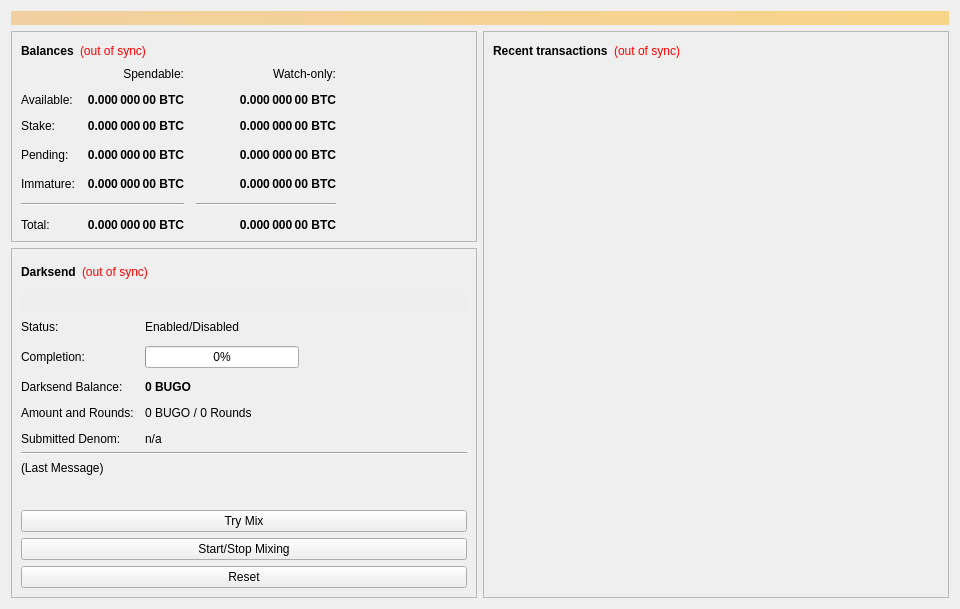
<?xml version="1.0" encoding="UTF-8"?>
<ui version="4.0">
 <class>OverviewPage</class>
 <widget class="QWidget" name="OverviewPage">
  <property name="geometry">
   <rect>
    <x>0</x>
    <y>0</y>
    <width>960</width>
    <height>594</height>
   </rect>
  </property>
  <property name="minimumSize">
   <size>
    <width>960</width>
    <height>0</height>
   </size>
  </property>
  <property name="windowTitle">
   <string>Form</string>
  </property>
  <layout class="QVBoxLayout" name="topLayout">
   <item>
    <widget class="QLabel" name="labelAlerts">
     <property name="visible">
      <bool>false</bool>
     </property>
     <property name="styleSheet">
      <string notr="true">background-color: qlineargradient(x1: 0, y1: 0, x2: 1, y2: 0, stop:0 #F0D0A0, stop:1 #F8D488); color:#000000;</string>
     </property>
     <property name="wordWrap">
      <bool>true</bool>
     </property>
     <property name="margin">
      <number>3</number>
     </property>
    </widget>
   </item>
   <item>
    <layout class="QHBoxLayout" name="horizontalLayout" stretch="1,1">
     <item>
      <layout class="QVBoxLayout" name="verticalLayout_2">
       <item>
        <widget class="QFrame" name="frame">
         <property name="frameShape">
          <enum>QFrame::StyledPanel</enum>
         </property>
         <property name="frameShadow">
          <enum>QFrame::Raised</enum>
         </property>
         <layout class="QVBoxLayout" name="verticalLayout_4">
          <item>
           <layout class="QHBoxLayout" name="horizontalLayout_4">
            <item>
             <widget class="QLabel" name="label_5">
              <property name="font">
               <font>
                <weight>75</weight>
                <bold>true</bold>
               </font>
              </property>
              <property name="text">
               <string>Balances</string>
              </property>
             </widget>
            </item>
            <item>
             <widget class="QLabel" name="labelWalletStatus">
              <property name="cursor">
               <cursorShape>WhatsThisCursor</cursorShape>
              </property>
              <property name="toolTip">
               <string>The displayed information may be out of date. Your wallet automatically synchronizes with the Bugo network after a connection is established, but this process has not completed yet.</string>
              </property>
              <property name="styleSheet">
               <string notr="true">QLabel { color: red; }</string>
              </property>
              <property name="text">
               <string notr="true">(out of sync)</string>
              </property>
              <property name="alignment">
               <set>Qt::AlignLeading|Qt::AlignLeft|Qt::AlignVCenter</set>
              </property>
             </widget>
            </item>
            <item>
             <spacer name="horizontalSpacer_3">
              <property name="orientation">
               <enum>Qt::Horizontal</enum>
              </property>
              <property name="sizeHint" stdset="0">
               <size>
                <width>40</width>
                <height>20</height>
               </size>
              </property>
             </spacer>
            </item>
           </layout>
          </item>
          <item>
           <layout class="QGridLayout" name="gridLayout">
            <property name="spacing">
             <number>12</number>
            </property>
            <item row="3" column="2">
             <widget class="QLabel" name="labelWatchPending">
              <property name="font">
               <font>
                <weight>75</weight>
                <bold>true</bold>
               </font>
              </property>
              <property name="cursor">
               <cursorShape>IBeamCursor</cursorShape>
              </property>
              <property name="toolTip">
               <string>Unconfirmed transactions to watch-only addresses</string>
              </property>
              <property name="text">
               <string notr="true">0.000 000 00 BTC</string>
              </property>
              <property name="alignment">
               <set>Qt::AlignRight|Qt::AlignTrailing|Qt::AlignVCenter</set>
              </property>
              <property name="textInteractionFlags">
               <set>Qt::LinksAccessibleByMouse|Qt::TextSelectableByKeyboard|Qt::TextSelectableByMouse</set>
              </property>
             </widget>
            </item>
            <item row="3" column="1">
             <widget class="QLabel" name="labelUnconfirmed">
              <property name="font">
               <font>
                <weight>75</weight>
                <bold>true</bold>
               </font>
              </property>
              <property name="cursor">
               <cursorShape>IBeamCursor</cursorShape>
              </property>
              <property name="toolTip">
               <string>Total of transactions that have yet to be confirmed, and do not yet count toward the spendable balance</string>
              </property>
              <property name="text">
               <string notr="true">0.000 000 00 BTC</string>
              </property>
              <property name="alignment">
               <set>Qt::AlignRight|Qt::AlignTrailing|Qt::AlignVCenter</set>
              </property>
              <property name="textInteractionFlags">
               <set>Qt::LinksAccessibleByMouse|Qt::TextSelectableByKeyboard|Qt::TextSelectableByMouse</set>
              </property>
             </widget>
            </item>
            <item row="4" column="2">
             <widget class="QLabel" name="labelWatchImmature">
              <property name="font">
               <font>
                <weight>75</weight>
                <bold>true</bold>
               </font>
              </property>
              <property name="cursor">
               <cursorShape>IBeamCursor</cursorShape>
              </property>
              <property name="toolTip">
               <string>Mined balance in watch-only addresses that has not yet matured</string>
              </property>
              <property name="text">
               <string notr="true">0.000 000 00 BTC</string>
              </property>
              <property name="alignment">
               <set>Qt::AlignRight|Qt::AlignTrailing|Qt::AlignVCenter</set>
              </property>
              <property name="textInteractionFlags">
               <set>Qt::LinksAccessibleByMouse|Qt::TextSelectableByKeyboard|Qt::TextSelectableByMouse</set>
              </property>
             </widget>
            </item>
            <item row="5" column="0" colspan="2">
             <widget class="Line" name="lineSpendableBalance">
              <property name="orientation">
               <enum>Qt::Horizontal</enum>
              </property>
             </widget>
            </item>
            <item row="5" column="2">
             <widget class="Line" name="lineWatchBalance">
              <property name="sizePolicy">
               <sizepolicy hsizetype="Preferred" vsizetype="Fixed">
                <horstretch>0</horstretch>
                <verstretch>0</verstretch>
               </sizepolicy>
              </property>
              <property name="minimumSize">
               <size>
                <width>140</width>
                <height>0</height>
               </size>
              </property>
              <property name="orientation">
               <enum>Qt::Horizontal</enum>
              </property>
             </widget>
            </item>
            <item row="6" column="0">
             <widget class="QLabel" name="labelTotalText">
              <property name="text">
               <string>Total:</string>
              </property>
             </widget>
            </item>
            <item row="4" column="1">
             <widget class="QLabel" name="labelImmature">
              <property name="font">
               <font>
                <weight>75</weight>
                <bold>true</bold>
               </font>
              </property>
              <property name="cursor">
               <cursorShape>IBeamCursor</cursorShape>
              </property>
              <property name="toolTip">
               <string>Mined balance that has not yet matured</string>
              </property>
              <property name="text">
               <string notr="true">0.000 000 00 BTC</string>
              </property>
              <property name="alignment">
               <set>Qt::AlignRight|Qt::AlignTrailing|Qt::AlignVCenter</set>
              </property>
              <property name="textInteractionFlags">
               <set>Qt::LinksAccessibleByMouse|Qt::TextSelectableByKeyboard|Qt::TextSelectableByMouse</set>
              </property>
             </widget>
            </item>
            <item row="3" column="3">
             <spacer name="horizontalSpacer_2">
              <property name="orientation">
               <enum>Qt::Horizontal</enum>
              </property>
              <property name="sizeHint" stdset="0">
               <size>
                <width>40</width>
                <height>20</height>
               </size>
              </property>
             </spacer>
            </item>
            <item row="4" column="0">
             <widget class="QLabel" name="labelImmatureText">
              <property name="text">
               <string>Immature:</string>
              </property>
             </widget>
            </item>
            <item row="6" column="1">
             <widget class="QLabel" name="labelTotal">
              <property name="font">
               <font>
                <weight>75</weight>
                <bold>true</bold>
               </font>
              </property>
              <property name="cursor">
               <cursorShape>IBeamCursor</cursorShape>
              </property>
              <property name="toolTip">
               <string>Your current total balance</string>
              </property>
              <property name="text">
               <string notr="true">0.000 000 00 BTC</string>
              </property>
              <property name="alignment">
               <set>Qt::AlignRight|Qt::AlignTrailing|Qt::AlignVCenter</set>
              </property>
              <property name="textInteractionFlags">
               <set>Qt::LinksAccessibleByMouse|Qt::TextSelectableByKeyboard|Qt::TextSelectableByMouse</set>
              </property>
             </widget>
            </item>
            <item row="6" column="2">
             <widget class="QLabel" name="labelWatchTotal">
              <property name="font">
               <font>
                <weight>75</weight>
                <bold>true</bold>
               </font>
              </property>
              <property name="cursor">
               <cursorShape>IBeamCursor</cursorShape>
              </property>
              <property name="toolTip">
               <string>Current total balance in watch-only addresses</string>
              </property>
              <property name="text">
               <string notr="true">0.000 000 00 BTC</string>
              </property>
              <property name="alignment">
               <set>Qt::AlignRight|Qt::AlignTrailing|Qt::AlignVCenter</set>
              </property>
              <property name="textInteractionFlags">
               <set>Qt::LinksAccessibleByMouse|Qt::TextSelectableByKeyboard|Qt::TextSelectableByMouse</set>
              </property>
             </widget>
            </item>
            <item row="0" column="2">
             <widget class="QLabel" name="labelWatchonly">
              <property name="text">
               <string>Watch-only:</string>
              </property>
              <property name="alignment">
               <set>Qt::AlignRight|Qt::AlignTrailing|Qt::AlignVCenter</set>
              </property>
             </widget>
            </item>
            <item row="1" column="0">
             <widget class="QLabel" name="labelBalanceText">
              <property name="text">
               <string>Available:</string>
              </property>
             </widget>
            </item>
            <item row="1" column="1">
             <widget class="QLabel" name="labelBalance">
              <property name="font">
               <font>
                <weight>75</weight>
                <bold>true</bold>
               </font>
              </property>
              <property name="cursor">
               <cursorShape>IBeamCursor</cursorShape>
              </property>
              <property name="toolTip">
               <string>Your current spendable balance</string>
              </property>
              <property name="text">
               <string notr="true">0.000 000 00 BTC</string>
              </property>
              <property name="alignment">
               <set>Qt::AlignRight|Qt::AlignTrailing|Qt::AlignVCenter</set>
              </property>
              <property name="textInteractionFlags">
               <set>Qt::LinksAccessibleByMouse|Qt::TextSelectableByKeyboard|Qt::TextSelectableByMouse</set>
              </property>
             </widget>
            </item>
            <item row="2" column="0">
             <widget class="QLabel" name="label_10">
              <property name="text">
               <string>Stake:</string>
              </property>
             </widget>
            </item>
            <item row="2" column="1">
             <widget class="QLabel" name="labelStake">
              <property name="font">
               <font>
                <weight>75</weight>
                <bold>true</bold>
               </font>
              </property>
              <property name="cursor">
               <cursorShape>IBeamCursor</cursorShape>
              </property>
              <property name="toolTip">
               <string>Total of coins that was staked, and do not yet count toward the current balance</string>
              </property>
              <property name="text">
               <string notr="true">0.000 000 00 BTC</string>
              </property>
              <property name="alignment">
               <set>Qt::AlignRight|Qt::AlignTrailing|Qt::AlignVCenter</set>
              </property>
              <property name="textInteractionFlags">
               <set>Qt::LinksAccessibleByMouse|Qt::TextSelectableByKeyboard|Qt::TextSelectableByMouse</set>
              </property>
             </widget>
            </item>
            <item row="2" column="2">
             <widget class="QLabel" name="labelWatchStake">
              <property name="font">
               <font>
                <weight>75</weight>
                <bold>true</bold>
               </font>
              </property>
              <property name="cursor">
               <cursorShape>IBeamCursor</cursorShape>
              </property>
              <property name="toolTip">
               <string>Total of coins that was staked in watch-only addresses, and do not yet count toward the current watch-only balance</string>
              </property>
              <property name="text">
               <string notr="true">0.000 000 00 BTC</string>
              </property>
              <property name="alignment">
               <set>Qt::AlignRight|Qt::AlignTrailing|Qt::AlignVCenter</set>
              </property>
              <property name="textInteractionFlags">
               <set>Qt::LinksAccessibleByMouse|Qt::TextSelectableByKeyboard|Qt::TextSelectableByMouse</set>
              </property>
             </widget>
            </item>
            <item row="1" column="2">
             <widget class="QLabel" name="labelWatchAvailable">
              <property name="font">
               <font>
                <weight>75</weight>
                <bold>true</bold>
               </font>
              </property>
              <property name="cursor">
               <cursorShape>IBeamCursor</cursorShape>
              </property>
              <property name="toolTip">
               <string>Your current balance in watch-only addresses</string>
              </property>
              <property name="text">
               <string notr="true">0.000 000 00 BTC</string>
              </property>
              <property name="alignment">
               <set>Qt::AlignRight|Qt::AlignTrailing|Qt::AlignVCenter</set>
              </property>
              <property name="textInteractionFlags">
               <set>Qt::LinksAccessibleByMouse|Qt::TextSelectableByKeyboard|Qt::TextSelectableByMouse</set>
              </property>
             </widget>
            </item>
            <item row="3" column="0">
             <widget class="QLabel" name="labelPendingText">
              <property name="text">
               <string>Pending:</string>
              </property>
             </widget>
            </item>
            <item row="0" column="1">
             <widget class="QLabel" name="labelSpendable">
              <property name="text">
               <string>Spendable:</string>
              </property>
              <property name="alignment">
               <set>Qt::AlignRight|Qt::AlignTrailing|Qt::AlignVCenter</set>
              </property>
             </widget>
            </item>
           </layout>
          </item>
         </layout>
        </widget>
       </item>
       <item>
        <widget class="QFrame" name="frameDarksend">
         <property name="sizePolicy">
          <sizepolicy hsizetype="Expanding" vsizetype="Expanding">
           <horstretch>0</horstretch>
           <verstretch>0</verstretch>
          </sizepolicy>
         </property>
         <property name="minimumSize">
          <size>
           <width>0</width>
           <height>350</height>
          </size>
         </property>
         <property name="layoutDirection">
          <enum>Qt::LeftToRight</enum>
         </property>
         <property name="frameShape">
          <enum>QFrame::StyledPanel</enum>
         </property>
         <property name="frameShadow">
          <enum>QFrame::Raised</enum>
         </property>
         <layout class="QVBoxLayout" name="verticalLayout_5">
          <item>
           <layout class="QHBoxLayout" name="horizontalLayout_5">
            <item>
             <widget class="QLabel" name="label_2">
              <property name="font">
               <font>
                <weight>75</weight>
                <bold>true</bold>
               </font>
              </property>
              <property name="text">
               <string>Darksend</string>
              </property>
             </widget>
            </item>
            <item>
             <widget class="QLabel" name="labelDarksendSyncStatus">
              <property name="toolTip">
               <string>The displayed information may be out of date. Your wallet automatically synchronizes with the Bugo network after a connection is established, but this process has not completed yet.</string>
              </property>
              <property name="styleSheet">
               <string notr="true">QLabel { color: red; }</string>
              </property>
              <property name="text">
               <string notr="true">(out of sync)</string>
              </property>
              <property name="alignment">
               <set>Qt::AlignLeading|Qt::AlignLeft|Qt::AlignVCenter</set>
              </property>
             </widget>
            </item>
            <item>
             <spacer name="horizontalSpacer_4">
              <property name="orientation">
               <enum>Qt::Horizontal</enum>
              </property>
              <property name="sizeHint" stdset="0">
               <size>
                <width>40</width>
                <height>20</height>
               </size>
              </property>
             </spacer>
            </item>
           </layout>
          </item>
          <item>
           <widget class="QPushButton" name="runAutoDenom">
            <property name="palette">
             <palette>
              <active>
               <colorrole role="WindowText">
                <brush brushstyle="SolidPattern">
                 <color alpha="255">
                  <red>0</red>
                  <green>0</green>
                  <blue>0</blue>
                 </color>
                </brush>
               </colorrole>
               <colorrole role="Button">
                <brush brushstyle="SolidPattern">
                 <color alpha="255">
                  <red>239</red>
                  <green>238</green>
                  <blue>238</blue>
                 </color>
                </brush>
               </colorrole>
               <colorrole role="Light">
                <brush brushstyle="SolidPattern">
                 <color alpha="255">
                  <red>255</red>
                  <green>255</green>
                  <blue>255</blue>
                 </color>
                </brush>
               </colorrole>
               <colorrole role="Midlight">
                <brush brushstyle="SolidPattern">
                 <color alpha="255">
                  <red>247</red>
                  <green>246</green>
                  <blue>246</blue>
                 </color>
                </brush>
               </colorrole>
               <colorrole role="Dark">
                <brush brushstyle="SolidPattern">
                 <color alpha="255">
                  <red>119</red>
                  <green>119</green>
                  <blue>119</blue>
                 </color>
                </brush>
               </colorrole>
               <colorrole role="Mid">
                <brush brushstyle="SolidPattern">
                 <color alpha="255">
                  <red>159</red>
                  <green>159</green>
                  <blue>159</blue>
                 </color>
                </brush>
               </colorrole>
               <colorrole role="Text">
                <brush brushstyle="SolidPattern">
                 <color alpha="255">
                  <red>0</red>
                  <green>0</green>
                  <blue>0</blue>
                 </color>
                </brush>
               </colorrole>
               <colorrole role="BrightText">
                <brush brushstyle="SolidPattern">
                 <color alpha="255">
                  <red>255</red>
                  <green>255</green>
                  <blue>255</blue>
                 </color>
                </brush>
               </colorrole>
               <colorrole role="ButtonText">
                <brush brushstyle="SolidPattern">
                 <color alpha="255">
                  <red>0</red>
                  <green>0</green>
                  <blue>0</blue>
                 </color>
                </brush>
               </colorrole>
               <colorrole role="Base">
                <brush brushstyle="SolidPattern">
                 <color alpha="255">
                  <red>255</red>
                  <green>255</green>
                  <blue>255</blue>
                 </color>
                </brush>
               </colorrole>
               <colorrole role="Window">
                <brush brushstyle="SolidPattern">
                 <color alpha="255">
                  <red>239</red>
                  <green>238</green>
                  <blue>238</blue>
                 </color>
                </brush>
               </colorrole>
               <colorrole role="Shadow">
                <brush brushstyle="SolidPattern">
                 <color alpha="255">
                  <red>0</red>
                  <green>0</green>
                  <blue>0</blue>
                 </color>
                </brush>
               </colorrole>
               <colorrole role="AlternateBase">
                <brush brushstyle="SolidPattern">
                 <color alpha="255">
                  <red>247</red>
                  <green>246</green>
                  <blue>246</blue>
                 </color>
                </brush>
               </colorrole>
               <colorrole role="ToolTipBase">
                <brush brushstyle="SolidPattern">
                 <color alpha="255">
                  <red>255</red>
                  <green>255</green>
                  <blue>220</blue>
                 </color>
                </brush>
               </colorrole>
               <colorrole role="ToolTipText">
                <brush brushstyle="SolidPattern">
                 <color alpha="255">
                  <red>0</red>
                  <green>0</green>
                  <blue>0</blue>
                 </color>
                </brush>
               </colorrole>
              </active>
              <inactive>
               <colorrole role="WindowText">
                <brush brushstyle="SolidPattern">
                 <color alpha="255">
                  <red>0</red>
                  <green>0</green>
                  <blue>0</blue>
                 </color>
                </brush>
               </colorrole>
               <colorrole role="Button">
                <brush brushstyle="SolidPattern">
                 <color alpha="255">
                  <red>239</red>
                  <green>238</green>
                  <blue>238</blue>
                 </color>
                </brush>
               </colorrole>
               <colorrole role="Light">
                <brush brushstyle="SolidPattern">
                 <color alpha="255">
                  <red>255</red>
                  <green>255</green>
                  <blue>255</blue>
                 </color>
                </brush>
               </colorrole>
               <colorrole role="Midlight">
                <brush brushstyle="SolidPattern">
                 <color alpha="255">
                  <red>247</red>
                  <green>246</green>
                  <blue>246</blue>
                 </color>
                </brush>
               </colorrole>
               <colorrole role="Dark">
                <brush brushstyle="SolidPattern">
                 <color alpha="255">
                  <red>119</red>
                  <green>119</green>
                  <blue>119</blue>
                 </color>
                </brush>
               </colorrole>
               <colorrole role="Mid">
                <brush brushstyle="SolidPattern">
                 <color alpha="255">
                  <red>159</red>
                  <green>159</green>
                  <blue>159</blue>
                 </color>
                </brush>
               </colorrole>
               <colorrole role="Text">
                <brush brushstyle="SolidPattern">
                 <color alpha="255">
                  <red>0</red>
                  <green>0</green>
                  <blue>0</blue>
                 </color>
                </brush>
               </colorrole>
               <colorrole role="BrightText">
                <brush brushstyle="SolidPattern">
                 <color alpha="255">
                  <red>255</red>
                  <green>255</green>
                  <blue>255</blue>
                 </color>
                </brush>
               </colorrole>
               <colorrole role="ButtonText">
                <brush brushstyle="SolidPattern">
                 <color alpha="255">
                  <red>0</red>
                  <green>0</green>
                  <blue>0</blue>
                 </color>
                </brush>
               </colorrole>
               <colorrole role="Base">
                <brush brushstyle="SolidPattern">
                 <color alpha="255">
                  <red>255</red>
                  <green>255</green>
                  <blue>255</blue>
                 </color>
                </brush>
               </colorrole>
               <colorrole role="Window">
                <brush brushstyle="SolidPattern">
                 <color alpha="255">
                  <red>239</red>
                  <green>238</green>
                  <blue>238</blue>
                 </color>
                </brush>
               </colorrole>
               <colorrole role="Shadow">
                <brush brushstyle="SolidPattern">
                 <color alpha="255">
                  <red>0</red>
                  <green>0</green>
                  <blue>0</blue>
                 </color>
                </brush>
               </colorrole>
               <colorrole role="AlternateBase">
                <brush brushstyle="SolidPattern">
                 <color alpha="255">
                  <red>247</red>
                  <green>246</green>
                  <blue>246</blue>
                 </color>
                </brush>
               </colorrole>
               <colorrole role="ToolTipBase">
                <brush brushstyle="SolidPattern">
                 <color alpha="255">
                  <red>255</red>
                  <green>255</green>
                  <blue>220</blue>
                 </color>
                </brush>
               </colorrole>
               <colorrole role="ToolTipText">
                <brush brushstyle="SolidPattern">
                 <color alpha="255">
                  <red>0</red>
                  <green>0</green>
                  <blue>0</blue>
                 </color>
                </brush>
               </colorrole>
              </inactive>
              <disabled>
               <colorrole role="WindowText">
                <brush brushstyle="SolidPattern">
                 <color alpha="255">
                  <red>119</red>
                  <green>119</green>
                  <blue>119</blue>
                 </color>
                </brush>
               </colorrole>
               <colorrole role="Button">
                <brush brushstyle="SolidPattern">
                 <color alpha="255">
                  <red>239</red>
                  <green>238</green>
                  <blue>238</blue>
                 </color>
                </brush>
               </colorrole>
               <colorrole role="Light">
                <brush brushstyle="SolidPattern">
                 <color alpha="255">
                  <red>255</red>
                  <green>255</green>
                  <blue>255</blue>
                 </color>
                </brush>
               </colorrole>
               <colorrole role="Midlight">
                <brush brushstyle="SolidPattern">
                 <color alpha="255">
                  <red>247</red>
                  <green>246</green>
                  <blue>246</blue>
                 </color>
                </brush>
               </colorrole>
               <colorrole role="Dark">
                <brush brushstyle="SolidPattern">
                 <color alpha="255">
                  <red>119</red>
                  <green>119</green>
                  <blue>119</blue>
                 </color>
                </brush>
               </colorrole>
               <colorrole role="Mid">
                <brush brushstyle="SolidPattern">
                 <color alpha="255">
                  <red>159</red>
                  <green>159</green>
                  <blue>159</blue>
                 </color>
                </brush>
               </colorrole>
               <colorrole role="Text">
                <brush brushstyle="SolidPattern">
                 <color alpha="255">
                  <red>119</red>
                  <green>119</green>
                  <blue>119</blue>
                 </color>
                </brush>
               </colorrole>
               <colorrole role="BrightText">
                <brush brushstyle="SolidPattern">
                 <color alpha="255">
                  <red>255</red>
                  <green>255</green>
                  <blue>255</blue>
                 </color>
                </brush>
               </colorrole>
               <colorrole role="ButtonText">
                <brush brushstyle="SolidPattern">
                 <color alpha="255">
                  <red>119</red>
                  <green>119</green>
                  <blue>119</blue>
                 </color>
                </brush>
               </colorrole>
               <colorrole role="Base">
                <brush brushstyle="SolidPattern">
                 <color alpha="255">
                  <red>239</red>
                  <green>238</green>
                  <blue>238</blue>
                 </color>
                </brush>
               </colorrole>
               <colorrole role="Window">
                <brush brushstyle="SolidPattern">
                 <color alpha="255">
                  <red>239</red>
                  <green>238</green>
                  <blue>238</blue>
                 </color>
                </brush>
               </colorrole>
               <colorrole role="Shadow">
                <brush brushstyle="SolidPattern">
                 <color alpha="255">
                  <red>0</red>
                  <green>0</green>
                  <blue>0</blue>
                 </color>
                </brush>
               </colorrole>
               <colorrole role="AlternateBase">
                <brush brushstyle="SolidPattern">
                 <color alpha="255">
                  <red>239</red>
                  <green>238</green>
                  <blue>238</blue>
                 </color>
                </brush>
               </colorrole>
               <colorrole role="ToolTipBase">
                <brush brushstyle="SolidPattern">
                 <color alpha="255">
                  <red>255</red>
                  <green>255</green>
                  <blue>220</blue>
                 </color>
                </brush>
               </colorrole>
               <colorrole role="ToolTipText">
                <brush brushstyle="SolidPattern">
                 <color alpha="255">
                  <red>0</red>
                  <green>0</green>
                  <blue>0</blue>
                 </color>
                </brush>
               </colorrole>
              </disabled>
             </palette>
            </property>
            <property name="focusPolicy">
             <enum>Qt::NoFocus</enum>
            </property>
            <property name="autoFillBackground">
             <bool>true</bool>
            </property>
            <property name="text">
             <string/>
            </property>
            <property name="flat">
             <bool>true</bool>
            </property>
           </widget>
          </item>
          <item>
           <layout class="QFormLayout" name="formLayout">
            <property name="fieldGrowthPolicy">
             <enum>QFormLayout::AllNonFixedFieldsGrow</enum>
            </property>
            <property name="horizontalSpacing">
             <number>11</number>
            </property>
            <property name="verticalSpacing">
             <number>12</number>
            </property>
            <item row="0" column="0">
             <widget class="QLabel" name="label_6">
              <property name="text">
               <string>Status:</string>
              </property>
             </widget>
            </item>
            <item row="1" column="0">
             <widget class="QLabel" name="label_7">
              <property name="text">
               <string>Completion:</string>
              </property>
             </widget>
            </item>
            <item row="1" column="1">
             <widget class="QProgressBar" name="darksendProgress">
              <property name="maximumSize">
               <size>
                <width>154</width>
                <height>16777215</height>
               </size>
              </property>
              <property name="value">
               <number>0</number>
              </property>
             </widget>
            </item>
            <item row="3" column="0">
             <widget class="QLabel" name="labelAnonymizedText">
              <property name="text">
               <string>Darksend Balance:</string>
              </property>
             </widget>
            </item>
            <item row="3" column="1">
             <widget class="QLabel" name="labelAnonymized">
              <property name="font">
               <font>
                <weight>75</weight>
                <bold>true</bold>
               </font>
              </property>
              <property name="text">
               <string notr="true">0 BUGO</string>
              </property>
             </widget>
            </item>
            <item row="4" column="0">
             <widget class="QLabel" name="label_8">
              <property name="text">
               <string>Amount and Rounds:</string>
              </property>
             </widget>
            </item>
            <item row="4" column="1">
             <widget class="QLabel" name="labelAmountRounds">
              <property name="text">
               <string>0 BUGO / 0 Rounds</string>
              </property>
             </widget>
            </item>
            <item row="5" column="0">
             <widget class="QLabel" name="label_9">
              <property name="text">
               <string>Submitted Denom:</string>
              </property>
             </widget>
            </item>
            <item row="5" column="1">
             <widget class="QLabel" name="labelSubmittedDenom">
              <property name="toolTip">
               <string>The denominations you submitted to the Masternode.&lt;br&gt;To mix, other users must submit the exact same denominations.</string>
              </property>
              <property name="text">
               <string>n/a</string>
              </property>
             </widget>
            </item>
            <item row="0" column="1">
             <widget class="QLabel" name="darksendEnabled">
              <property name="text">
               <string>Enabled/Disabled</string>
              </property>
             </widget>
            </item>
           </layout>
          </item>
          <item>
           <widget class="Line" name="lineLastMessage">
            <property name="orientation">
             <enum>Qt::Horizontal</enum>
            </property>
           </widget>
          </item>
          <item>
           <widget class="QLabel" name="darksendStatus">
            <property name="minimumSize">
             <size>
              <width>288</width>
              <height>43</height>
             </size>
            </property>
            <property name="text">
             <string>(Last Message)</string>
            </property>
            <property name="alignment">
             <set>Qt::AlignLeading|Qt::AlignLeft|Qt::AlignTop</set>
            </property>
            <property name="wordWrap">
             <bool>true</bool>
            </property>
           </widget>
          </item>
          <item>
           <widget class="QPushButton" name="darksendAuto">
            <property name="sizePolicy">
             <sizepolicy hsizetype="MinimumExpanding" vsizetype="Fixed">
              <horstretch>0</horstretch>
              <verstretch>0</verstretch>
             </sizepolicy>
            </property>
            <property name="toolTip">
             <string>Try to manually submit a Darksend request.</string>
            </property>
            <property name="text">
             <string>Try Mix</string>
            </property>
           </widget>
          </item>
          <item>
           <widget class="QPushButton" name="toggleDarksend">
            <property name="sizePolicy">
             <sizepolicy hsizetype="MinimumExpanding" vsizetype="Fixed">
              <horstretch>0</horstretch>
              <verstretch>0</verstretch>
             </sizepolicy>
            </property>
            <property name="text">
             <string>Start/Stop Mixing</string>
            </property>
           </widget>
          </item>
          <item>
           <widget class="QPushButton" name="darksendReset">
            <property name="sizePolicy">
             <sizepolicy hsizetype="MinimumExpanding" vsizetype="Fixed">
              <horstretch>0</horstretch>
              <verstretch>0</verstretch>
             </sizepolicy>
            </property>
            <property name="toolTip">
             <string>Reset the current status of Darksend (can interrupt Darksend if it's in the process of Mixing, which can cost you money!)</string>
            </property>
            <property name="autoFillBackground">
             <bool>false</bool>
            </property>
            <property name="text">
             <string>Reset</string>
            </property>
           </widget>
          </item>
         </layout>
        </widget>
       </item>
       <item>
        <spacer name="verticalSpacer">
         <property name="orientation">
          <enum>Qt::Vertical</enum>
         </property>
         <property name="sizeHint" stdset="0">
          <size>
           <width>20</width>
           <height>40</height>
          </size>
         </property>
        </spacer>
       </item>
      </layout>
     </item>
     <item>
      <layout class="QVBoxLayout" name="verticalLayout_3">
       <item>
        <widget class="QFrame" name="frame_2">
         <property name="frameShape">
          <enum>QFrame::StyledPanel</enum>
         </property>
         <property name="frameShadow">
          <enum>QFrame::Raised</enum>
         </property>
         <layout class="QVBoxLayout" name="verticalLayout">
          <item>
           <layout class="QHBoxLayout" name="horizontalLayout_2">
            <item>
             <widget class="QLabel" name="label_4">
              <property name="font">
               <font>
                <weight>75</weight>
                <bold>true</bold>
               </font>
              </property>
              <property name="text">
               <string>Recent transactions</string>
              </property>
             </widget>
            </item>
            <item>
             <widget class="QLabel" name="labelTransactionsStatus">
              <property name="cursor">
               <cursorShape>WhatsThisCursor</cursorShape>
              </property>
              <property name="toolTip">
               <string>The displayed information may be out of date. Your wallet automatically synchronizes with the Bugo network after a connection is established, but this process has not completed yet.</string>
              </property>
              <property name="styleSheet">
               <string notr="true">QLabel { color: red; }</string>
              </property>
              <property name="text">
               <string notr="true">(out of sync)</string>
              </property>
              <property name="alignment">
               <set>Qt::AlignRight|Qt::AlignTrailing|Qt::AlignVCenter</set>
              </property>
             </widget>
            </item>
            <item>
             <spacer name="horizontalSpacer">
              <property name="orientation">
               <enum>Qt::Horizontal</enum>
              </property>
              <property name="sizeHint" stdset="0">
               <size>
                <width>40</width>
                <height>20</height>
               </size>
              </property>
             </spacer>
            </item>
           </layout>
          </item>
          <item>
           <widget class="QListView" name="listTransactions">
            <property name="styleSheet">
             <string notr="true">QListView { background: transparent; }</string>
            </property>
            <property name="frameShape">
             <enum>QFrame::NoFrame</enum>
            </property>
            <property name="verticalScrollBarPolicy">
             <enum>Qt::ScrollBarAlwaysOff</enum>
            </property>
            <property name="horizontalScrollBarPolicy">
             <enum>Qt::ScrollBarAlwaysOff</enum>
            </property>
            <property name="selectionMode">
             <enum>QAbstractItemView::NoSelection</enum>
            </property>
           </widget>
          </item>
         </layout>
        </widget>
       </item>
      </layout>
     </item>
    </layout>
   </item>
  </layout>
 </widget>
 <resources/>
 <connections/>
</ui>
